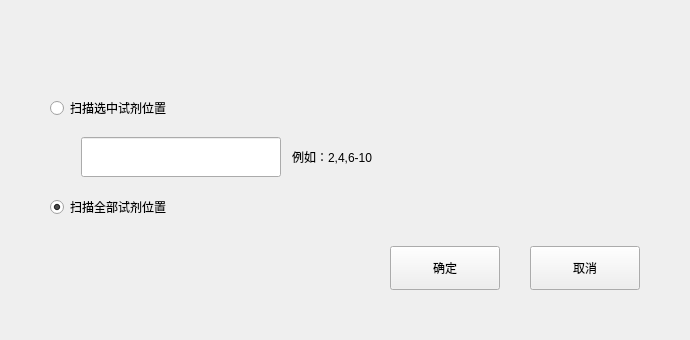
<?xml version="1.0" encoding="UTF-8"?>
<ui version="4.0">
 <class>ImRgntScanDlg</class>
 <widget class="BaseDlg" name="ImRgntScanDlg">
  <property name="geometry">
   <rect>
    <x>0</x>
    <y>0</y>
    <width>690</width>
    <height>340</height>
   </rect>
  </property>
  <property name="windowTitle">
   <string>ImRgntScanDlg</string>
  </property>
  <widget class="QPushButton" name="OkBtn">
   <property name="geometry">
    <rect>
     <x>390</x>
     <y>246</y>
     <width>110</width>
     <height>44</height>
    </rect>
   </property>
   <property name="text">
    <string>确定</string>
   </property>
   <property name="buttons" stdset="0">
    <string>btn_dlg</string>
   </property>
  </widget>
  <widget class="QPushButton" name="CancelBtn">
   <property name="geometry">
    <rect>
     <x>530</x>
     <y>246</y>
     <width>110</width>
     <height>44</height>
    </rect>
   </property>
   <property name="text">
    <string>取消</string>
   </property>
   <property name="buttons" stdset="0">
    <string>btn_dlg</string>
   </property>
  </widget>
  <widget class="QRadioButton" name="ScanSpecPosRBtn">
   <property name="geometry">
    <rect>
     <x>50</x>
     <y>98</y>
     <width>180</width>
     <height>20</height>
    </rect>
   </property>
   <property name="text">
    <string>扫描选中试剂位置</string>
   </property>
  </widget>
  <widget class="QLineEdit" name="SpecPosEdit">
   <property name="geometry">
    <rect>
     <x>81</x>
     <y>137</y>
     <width>200</width>
     <height>40</height>
    </rect>
   </property>
  </widget>
  <widget class="QLabel" name="SpecPosMarkLab">
   <property name="geometry">
    <rect>
     <x>292</x>
     <y>137</y>
     <width>351</width>
     <height>40</height>
    </rect>
   </property>
   <property name="text">
    <string>例如：2,4,6-10</string>
   </property>
  </widget>
  <widget class="QRadioButton" name="ScanAllRBtn">
   <property name="geometry">
    <rect>
     <x>50</x>
     <y>197</y>
     <width>180</width>
     <height>20</height>
    </rect>
   </property>
   <property name="text">
    <string>扫描全部试剂位置</string>
   </property>
   <property name="checked">
    <bool>true</bool>
   </property>
  </widget>
 </widget>
 <layoutdefault spacing="6" margin="11"/>
 <customwidgets>
  <customwidget>
   <class>BaseDlg</class>
   <extends>QWidget</extends>
   <header>shared/basedlg.h</header>
   <container>1</container>
  </customwidget>
 </customwidgets>
 <resources/>
 <connections/>
</ui>
